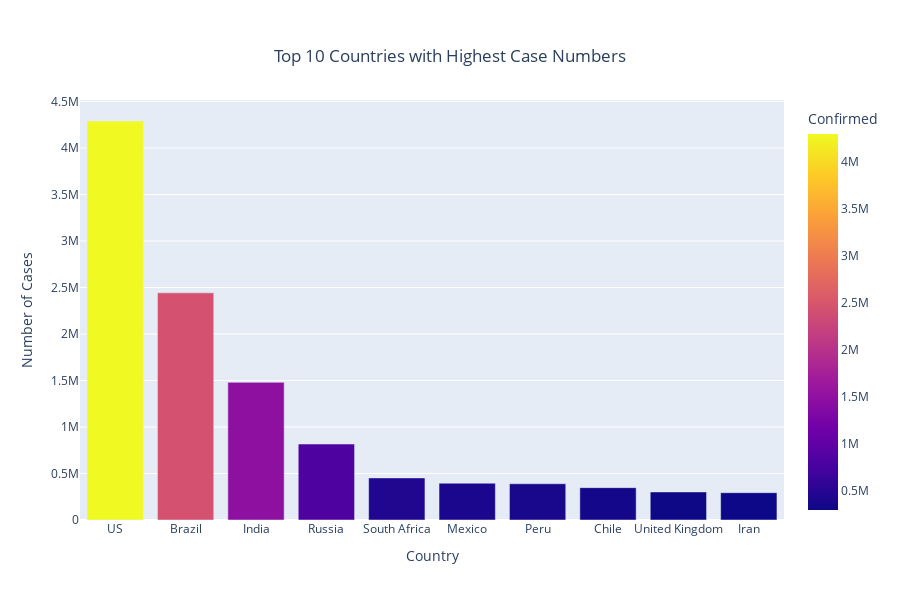

Notebook cell for this chart:
### Markdown cell above
As of January 30th 2020
- The United States has the highest number of confirmed cases, exceeding 4 million. It stands out with a bright yellow bar.
- Brazil follows with approximately 2.5 million confirmed cases, represented by a red bar.
- India is next with just over 1.5 million confirmed cases, shown in purple.
- Other countries like Russia, South Africa, and Mexico have progressively fewer confirmed cases, represented by bars in darker shades of purple and blue.

### Code cell
# Plot the top 10 countries with the highest number of deaths.
sorted_df = df.sort_values(by='Deaths', ascending=False)
plot = px.bar(sorted_df.head(10), x= 'Country/Region', y= 'Deaths',title='Top 10 Countries With Highest Number of Deaths', color='Deaths',  hover_data='Deaths')
plot.update_layout(
    title={
        'x': 0.5,  # Centers the title
        'xanchor': 'center',  # Align the title to the center
        'yanchor': 'top'  # Optional: anchor title to the top
    },
    xaxis_title='Country',
    yaxis_title='Number of Deaths',
    height = 600
)
pyo.iplot(plot1)

### Figure 1 — Plotly figure (JSON) as saved in the notebook; plotly's stock layout.template omitted (floating-point values rounded to 4 significant figures)
{"data": [{"alignmentgroup": "True", "hovertemplate": "Country/Region=%{x}<br>Confirmed=%{marker.color}<extra></extra>", "legendgroup": "", "marker": {"color": [4290259, 2442375, 1480073, 816680, 452529, 395489, 389717, 347923, 301708, 293606], "coloraxis": "coloraxis", "pattern": {"shape": ""}}, "name": "", "offsetgroup": "", "orientation": "v", "showlegend": false, "textposition": "auto", "type": "bar", "x": ["US", "Brazil", "India", "Russia", "South Africa", "Mexico", "Peru", "Chile", "United Kingdom", "Iran"], "xaxis": "x", "y": [4290259, 2442375, 1480073, 816680, 452529, 395489, 389717, 347923, 301708, 293606], "yaxis": "y"}], "layout": {"barmode": "relative", "coloraxis": {"colorbar": {"title": {"text": "Confirmed"}}, "colorscale": [[0, "#0d0887"], [0.1111, "#46039f"], [0.2222, "#7201a8"], [0.3333, "#9c179e"], [0.4444, "#bd3786"], [0.5556, "#d8576b"], [0.6667, "#ed7953"], [0.7778, "#fb9f3a"], [0.8889, "#fdca26"], [1, "#f0f921"]]}, "height": 600, "legend": {"tracegroupgap": 0}, "title": {"text": "Top 10 Countries with Highest Case Numbers", "x": 0.5, "xanchor": "center", "yanchor": "top"}, "xaxis": {"anchor": "y", "domain": [0, 1], "title": {"text": "Country"}}, "yaxis": {"anchor": "x", "domain": [0, 1], "title": {"text": "Number of Cases"}}}}
